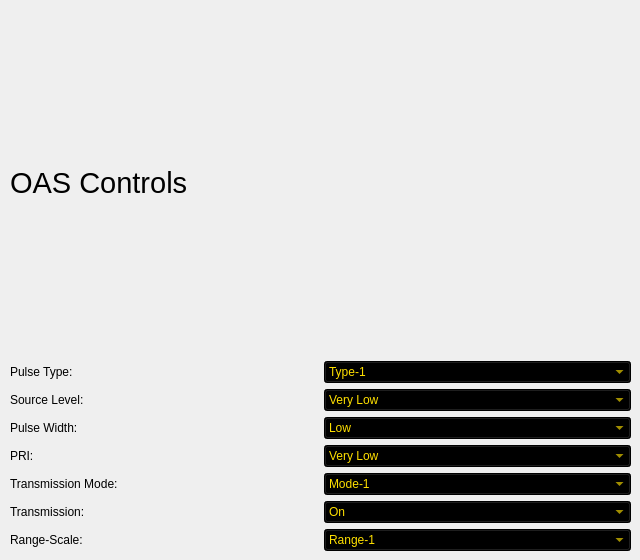
          <widget class="QWidget" name="page_6">
           <widget class="QWidget" name="">
            <property name="geometry">
             <rect>
              <x>10</x>
              <y>10</y>
              <width>621</width>
              <height>541</height>
             </rect>
            </property>
            <layout class="QVBoxLayout" name="verticalLayout_11">
             <item>
              <widget class="QLabel" name="label_49">
               <property name="font">
                <font>
                 <family>Ubuntu</family>
                 <pointsize>22</pointsize>
                 <weight>50</weight>
                 <italic>false</italic>
                 <bold>false</bold>
                </font>
               </property>
               <property name="text">
                <string>OAS Controls</string>
               </property>
              </widget>
             </item>
             <item>
              <layout class="QVBoxLayout" name="verticalLayout_12">
               <item>
                <layout class="QHBoxLayout" name="horizontalLayout_36">
                 <item>
                  <widget class="QLabel" name="label_50">
                   <property name="text">
                    <string>Pulse Type: </string>
                   </property>
                  </widget>
                 </item>
                 <item>
                  <widget class="QComboBox" name="comboBox_30">
                   <property name="styleSheet">
                    <string notr="true">background-color: rgb(0, 0, 0);
selection-color: rgb(0, 0, 0);
selection-background-color: rgb(255, 224, 0);
color: rgb(255, 224, 0);</string>
                   </property>
                   <property name="editable">
                    <bool>false</bool>
                   </property>
                   <item>
                    <property name="text">
                     <string>Type-1</string>
                    </property>
                   </item>
                   <item>
                    <property name="text">
                     <string>Type-2</string>
                    </property>
                   </item>
                  </widget>
                 </item>
                </layout>
               </item>
               <item>
                <layout class="QHBoxLayout" name="horizontalLayout_37">
                 <item>
                  <widget class="QLabel" name="label_51">
                   <property name="text">
                    <string>Source Level: </string>
                   </property>
                  </widget>
                 </item>
                 <item>
                  <widget class="QComboBox" name="comboBox_19">
                   <property name="styleSheet">
                    <string notr="true">background-color: rgb(0, 0, 0);
selection-color: rgb(0, 0, 0);
selection-background-color: rgb(255, 224, 0);
color: rgb(255, 224, 0);</string>
                   </property>
                   <property name="editable">
                    <bool>false</bool>
                   </property>
                   <item>
                    <property name="text">
                     <string>Very Low</string>
                    </property>
                   </item>
                   <item>
                    <property name="text">
                     <string>Low</string>
                    </property>
                   </item>
                   <item>
                    <property name="text">
                     <string>Med</string>
                    </property>
                   </item>
                   <item>
                    <property name="text">
                     <string>High</string>
                    </property>
                   </item>
                  </widget>
                 </item>
                </layout>
               </item>
               <item>
                <layout class="QHBoxLayout" name="horizontalLayout_38">
                 <item>
                  <widget class="QLabel" name="label_52">
                   <property name="text">
                    <string>Pulse Width: </string>
                   </property>
                  </widget>
                 </item>
                 <item>
                  <widget class="QComboBox" name="comboBox_31">
                   <property name="styleSheet">
                    <string notr="true">background-color: rgb(0, 0, 0);
selection-color: rgb(0, 0, 0);
selection-background-color: rgb(255, 224, 0);
color: rgb(255, 224, 0);</string>
                   </property>
                   <property name="editable">
                    <bool>false</bool>
                   </property>
                   <item>
                    <property name="text">
                     <string>Low</string>
                    </property>
                   </item>
                   <item>
                    <property name="text">
                     <string>Med</string>
                    </property>
                   </item>
                   <item>
                    <property name="text">
                     <string>High</string>
                    </property>
                   </item>
                  </widget>
                 </item>
                </layout>
               </item>
               <item>
                <layout class="QHBoxLayout" name="horizontalLayout_39">
                 <item>
                  <widget class="QLabel" name="label_55">
                   <property name="text">
                    <string>PRI: </string>
                   </property>
                  </widget>
                 </item>
                 <item>
                  <widget class="QComboBox" name="comboBox_21">
                   <property name="styleSheet">
                    <string notr="true">background-color: rgb(0, 0, 0);
selection-color: rgb(0, 0, 0);
selection-background-color: rgb(255, 224, 0);
color: rgb(255, 224, 0);</string>
                   </property>
                   <property name="editable">
                    <bool>false</bool>
                   </property>
                   <item>
                    <property name="text">
                     <string>Very Low</string>
                    </property>
                   </item>
                   <item>
                    <property name="text">
                     <string>Low</string>
                    </property>
                   </item>
                   <item>
                    <property name="text">
                     <string>Med</string>
                    </property>
                   </item>
                   <item>
                    <property name="text">
                     <string>High</string>
                    </property>
                   </item>
                  </widget>
                 </item>
                </layout>
               </item>
               <item>
                <layout class="QHBoxLayout" name="horizontalLayout_40">
                 <item>
                  <widget class="QLabel" name="label_57">
                   <property name="text">
                    <string>Transmission Mode: </string>
                   </property>
                  </widget>
                 </item>
                 <item>
                  <widget class="QComboBox" name="comboBox_22">
                   <property name="styleSheet">
                    <string notr="true">background-color: rgb(0, 0, 0);
selection-color: rgb(0, 0, 0);
selection-background-color: rgb(255, 224, 0);
color: rgb(255, 224, 0);</string>
                   </property>
                   <property name="editable">
                    <bool>false</bool>
                   </property>
                   <item>
                    <property name="text">
                     <string>Mode-1</string>
                    </property>
                   </item>
                   <item>
                    <property name="text">
                     <string>Mode-2</string>
                    </property>
                   </item>
                   <item>
                    <property name="text">
                     <string>Mode-3</string>
                    </property>
                   </item>
                   <item>
                    <property name="text">
                     <string>Mode-4</string>
                    </property>
                   </item>
                  </widget>
                 </item>
                </layout>
               </item>
               <item>
                <layout class="QHBoxLayout" name="horizontalLayout_41">
                 <item>
                  <widget class="QLabel" name="label_58">
                   <property name="text">
                    <string>Transmission: </string>
                   </property>
                  </widget>
                 </item>
                 <item>
                  <widget class="QComboBox" name="comboBox_26">
                   <property name="styleSheet">
                    <string notr="true">background-color: rgb(0, 0, 0);
selection-color: rgb(0, 0, 0);
selection-background-color: rgb(255, 224, 0);
color: rgb(255, 224, 0);</string>
                   </property>
                   <property name="editable">
                    <bool>false</bool>
                   </property>
                   <item>
                    <property name="text">
                     <string>On</string>
                    </property>
                   </item>
                   <item>
                    <property name="text">
                     <string>Off</string>
                    </property>
                   </item>
                  </widget>
                 </item>
                </layout>
               </item>
               <item>
                <layout class="QHBoxLayout" name="horizontalLayout_42">
                 <item>
                  <widget class="QLabel" name="label_59">
                   <property name="text">
                    <string>Range-Scale: </string>
                   </property>
                  </widget>
                 </item>
                 <item>
                  <widget class="QComboBox" name="comboBox_27">
                   <property name="styleSheet">
                    <string notr="true">background-color: rgb(0, 0, 0);
selection-color: rgb(0, 0, 0);
selection-background-color: rgb(255, 224, 0);
color: rgb(255, 224, 0);</string>
                   </property>
                   <property name="editable">
                    <bool>false</bool>
                   </property>
                   <property name="frame">
                    <bool>true</bool>
                   </property>
                   <item>
                    <property name="text">
                     <string>Range-1</string>
                    </property>
                   </item>
                   <item>
                    <property name="text">
                     <string>Range-2</string>
                    </property>
                   </item>
                  </widget>
                 </item>
                </layout>
               </item>
              </layout>
             </item>
            </layout>
           </widget>
          </widget>
